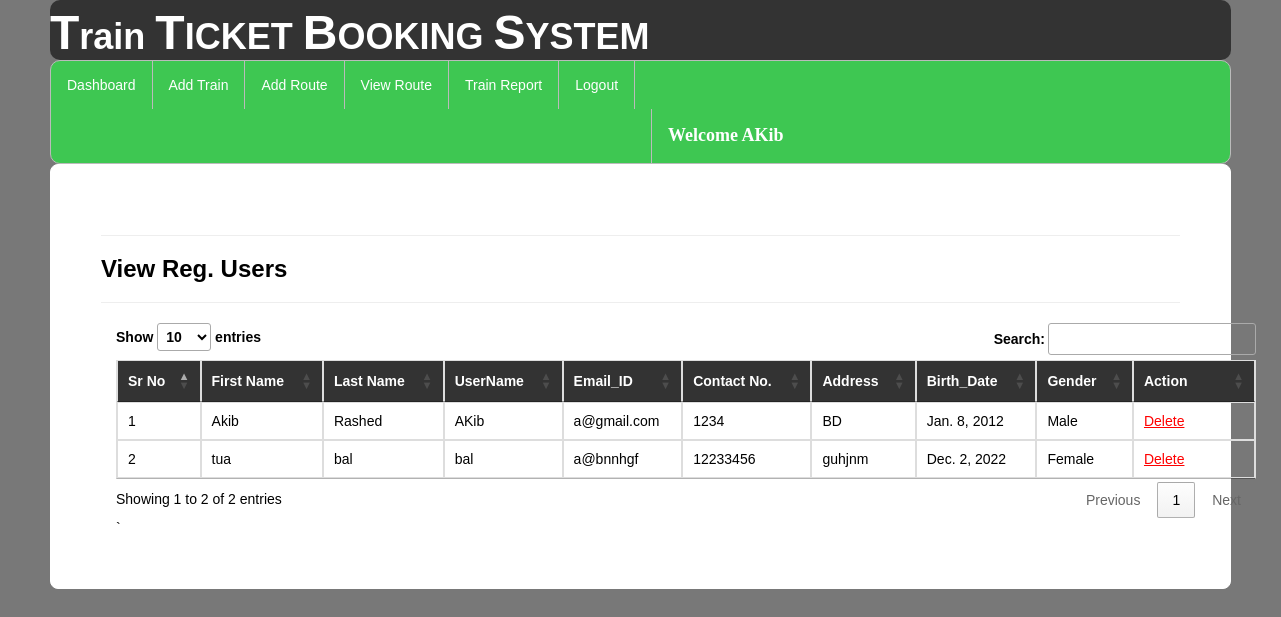
Page /view_regusers/ (signed in) on the committed database.
### railway/models.py (models this page shows, shortened)
class Register(models.Model):
    user = models.ForeignKey(User,on_delete=models.CASCADE,null=True)
    mobile = models.CharField(max_length=10,null=True)
    add = models.CharField(max_length=100,null=True)
    dob = models.DateField(null=True)
    gender = models.CharField(max_length=10,null=True)

### railway/views.py (the view)
# urls.py: path('view_regusers/', views.view_regusers, name="view_regusers"),
def view_regusers(request):
    if not request.user.is_authenticated:
        return redirect('login')
    data=Register.objects.filter(user__is_staff=False)
    d={"data":data}
    return render(request,"view_regusers.html",d)

### railway/templates/view_regusers.html (shortened to what this page needs)
{% extends 'navigation3.html' %}
{% load static %}
{% block b %}
<div style="color:Black;border:1px solid white;border-radius:8px;background-color:white;padding:50px">
<hr><h3><strong>View Reg. Users</strong></h3><hr>
    <div class="container">
<table class="noteCard table table-bordered" id="myTable">
  <thead style="color:white;background-color:#333">
  <tr>
    <th>Sr No</th>
    <th>First Name</th>
      <th>Last Name</th>
      <th>UserName</th>
    <th>Email_ID</th>
    <th>Contact No.</th>
       <th>Address</th>
    <th>Birth_Date</th>
    <th>Gender</th>
    <th>Action</th>
  </tr>
  </thead>
   <tbody>
    {% for i in data %}
  <tr>
    <td>{{forloop.counter}}</td>
    <td>{{i.user.first_name}}</td>
    <td>{{i.user.last_name}}</td>
    <td>{{i.user.username}}</td>
      <td>{{i.user.email}}</td>
      <td>{{i.mobile}}</td>
      <td>{{i.add}}</td>
      <td>{{i.dob}}</td>
      <td>{{i.gender}}</td>
    <td style="width:100px">
   <a href="{% url 'delete_user' i.user.id %}" onclick="return confirm('Do you really want to Delete ?');" style="color:red"><u>Delete</u></a></td>
  </tr>
    {% endfor %}
    </tbody>
</table>`
 </div>
</div>
{% endblock %}

### railway/templates/navigation3.html (shortened to what this page needs)
{% extends 'head.html' %}
{% load static %}
{% block body %}
<link rel = stylesheet href = "//cdn.datatables.net/1.10.19/css/jquery.dataTables.min.css">
<ul class="id2">
  <li id="id1"><a href="{% url 'admindashboard' %}">Dashboard</a></li>
  <li id="id1"><a href="{% url 'add_train' %}">Add Train</a></li>
  <li id="id1"><a href="{% url 'add_route' %}">Add Route</a></li>
  <li id="id1"><a href="{% url 'availableroute' %}">View Route</a></li>
  <li id="id1"><a href="{% url 'view_train'%}">Train Report</a></li>
  <li id="id1"><a href="{% url 'log_out' %}">Logout</a></li>
      <li id="id2" style="margin-left:600px"><a href="" style="color:white"><strong style="font-size:18px;font-family:cursive">Welcome {{request.user.username}}</strong></a></li>
</ul>
{% block b %}
{% endblock %}
{% endblock %}

### railway/templates/navigation3.html (style rules this page uses)
.id2 { list-style-type: none; margin: 0; padding: 0; overflow: hidden; background-color: #3ec752; border-radius:10px; border:1px solid #bbb; }
#id1 { float: left; border-right:1px solid #bbb; }
#id2 { float: left; border-left:1px solid #bbb; }
li:last-child { border-right: none; }
li a { display: block; color: white; text-align: center; padding: 14px 16px; text-decoration: none; }
body { font-family: Arial, Helvetica, sans-serif; }

### rows in the picture
Register: user.first_name "Akib", user.last_name "Rashed", user.username "AKib", user.email "a@gmail.com", mobile "1234", add "BD", dob "Jan. 8, 2012", gender "Male"
Register: user.first_name "tua", user.last_name "bal", user.username "bal", user.email "a@bnnhgf", mobile "12233456", add "guhjnm", dob "Dec. 2, 2022", gender "Female"

### other values in the picture
{{ request.user.username }} "AKib"
